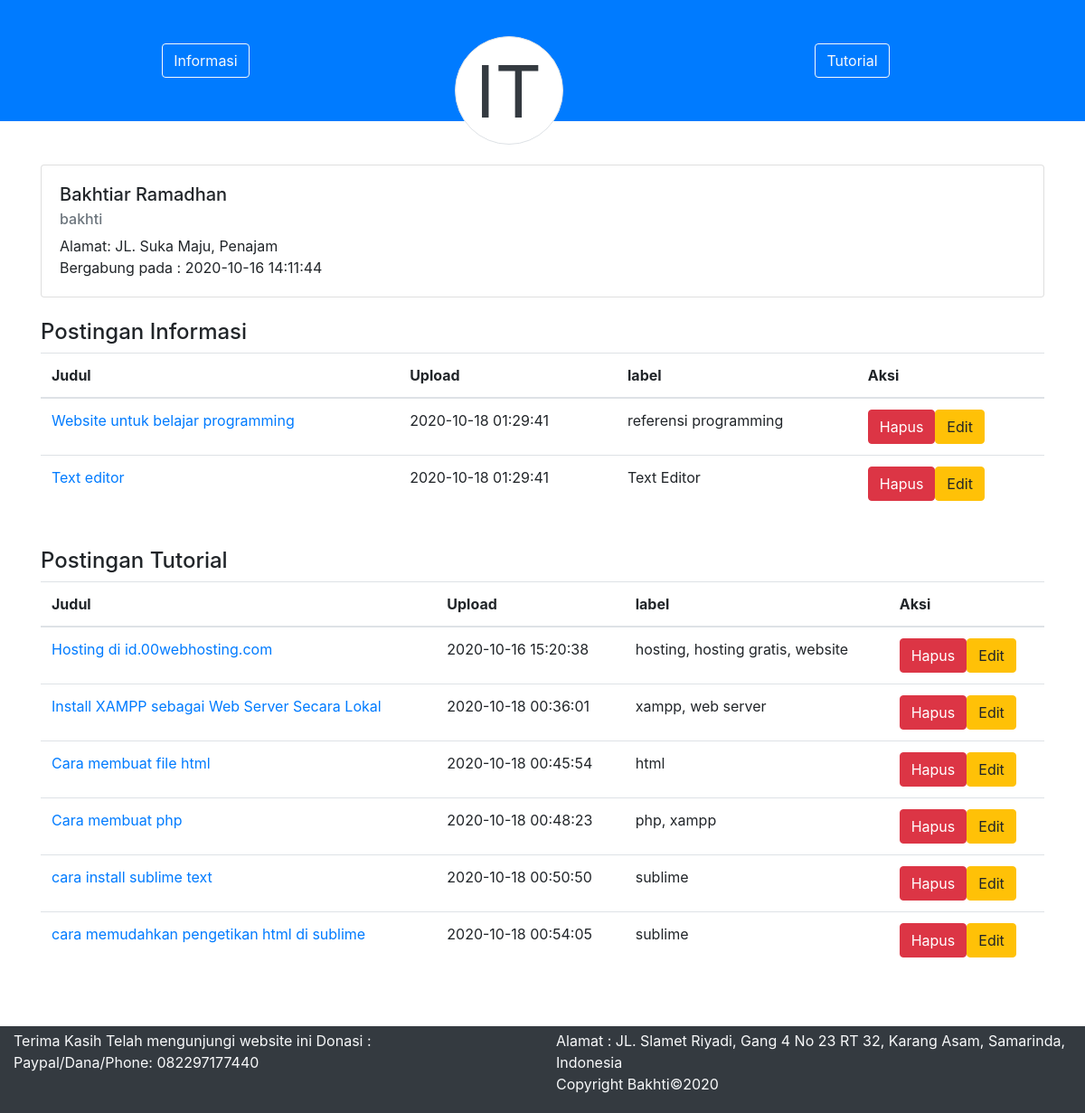
The app's page /profile.php (signed in) with its own data.
### tables this page shows
CREATE TABLE `user` (
  `id` int(10) NOT NULL,
  `username` varchar(50) NOT NULL,
  `password` varchar(150) NOT NULL,
  `fullname` text NOT NULL,
  `gender` varchar(1) NOT NULL,
  `address` text,
  `date` datetime NOT NULL DEFAULT CURRENT_TIMESTAMP
);

CREATE TABLE `info` (
  `id` int(11) NOT NULL,
  `title` text NOT NULL,
  `content` text NOT NULL,
  `tags` varchar(150) NOT NULL,
  `date` datetime NOT NULL DEFAULT CURRENT_TIMESTAMP,
  `creator` int(10) NOT NULL
);

CREATE TABLE `tutorial` (
  `id` int(11) NOT NULL,
  `title` varchar(50) NOT NULL,
  `content` text NOT NULL,
  `tags` varchar(150) NOT NULL,
  `date` datetime NOT NULL DEFAULT CURRENT_TIMESTAMP,
  `creator` int(10) NOT NULL
);

### config/fungsi.php (called while the page is built, shortened)
<?php
include 'koneksi.php';
function query ($query)
{
	global $conn;
	$sql = mysqli_query($conn,$query);
	if ($sql) {
		return $sql;
	}else{
		mysqli_error($conn);
	}
}
function read ($table, $field, $args="")
{
	$sql = "SELECT $field FROM $table ".$args;
	return query($sql);
}
 ?>

### profile.php (the view, shortened to what this page needs)
<?php
include 'config/fungsi.php';
$pengguna=read('user','*',"WHERE username='".$_SESSION['pengguna']."'");
$data=mysqli_fetch_assoc($pengguna);
?>
<!DOCTYPE html>
<html lang="en">
<head>
  <link rel="stylesheet" href="dist/css/bootstrap.css">
</head>
<body>
  <div class="bg-primary align-self-baseline" style="padding: 0; margin: 0;">
    <div class="row container-fluid justify-content-around" >
      <div class="col-4 text-center py-5">
        <a href="informasi.php" class="btn btn-outline-light">Informasi</a>
      </div>
      <div class="col-2 text-center float-left" style="top: calc(5vh);">
        <div class="border rounded-circle rounded-lg bg-white zindex-tooltip" style="width: 120px; height: 120px; font-size: 5em;">
          <a class="display-5 text-dark" data-toggle="collapse" data-target="#navbarToggleExternalContent" aria-controls="navbarToggleExternalContent" aria-expanded="false" aria-label="Toggle navigation">
            IT
          </a>
        </div>
      </div>
      <div class="col-4 text-center py-5">
        <a href="tutorial.php" class="btn btn-outline-light">Tutorial</a>
      </div>
    </div>
  </div>
  <div class="container-fluid">
    <div class="container py-5">
    	<div class="card">
    	  <div class="card-body">
    	    <h5 class="card-title"><?php echo $data['fullname']; ?></h5>
    	    <h6 class="card-subtitle mb-2 text-muted"><?php echo $data['username']; ?></h6>
    	    <p class="card-text">Alamat: <?php echo $data['address'] ?><br> Bergabung pada : <?php echo $data['date'] ?></p>
    	  </div>
    	</div><br>
    	<h4>Postingan Informasi</h4>
    	<table class="table">
    		<thead>
    			<th>Judul</th>
    			<th>Upload</th>
    			<th>label</th>
    			<th>Aksi</th>
    		</thead>
      <?php
      $query=read("info","*","WHERE creator=".$data['id']);
      while ($fetch=mysqli_fetch_assoc($query)) {
      ?>
      		<tr>
      			<td><a href="baca-info.php?id=<?php echo $fetch['id']; ?>"><?php echo $fetch['title']; ?></a></td>
      			<td><?php echo $fetch['date']; ?></td>
      			<td><?php echo $fetch['tags']; ?></td>
      			<td><a href="?hapusinfo=<?php echo $fetch['id']; ?>" class="btn btn-danger">Hapus</a><a href="update-info.php?id=<?php echo $fetch['id']; ?>" class="btn btn-warning">Edit</a></td>
      		</tr>
      <?php }
       ?>
    	</table>
    	<br>
    	<h4>Postingan Tutorial</h4>
    	<table class="table">
    		<thead>
    			<th>Judul</th>
    			<th>Upload</th>
    			<th>label</th>
    			<th>Aksi</th>
    		</thead>
      <?php
      $query=read("tutorial","*","WHERE creator=".$data['id']);
      while ($fetch=mysqli_fetch_assoc($query)) {
      ?>
      		<tr>
      			<td><a href="baca-tutor.php?id=<?php echo $fetch['id']; ?>"><?php echo $fetch['title']; ?></a></td>
      			<td><?php echo $fetch['date']; ?></td>
      			<td><?php echo $fetch['tags']; ?></td>
      			<td><a href="?hapustutor=<?php echo $fetch['id']; ?>" class="btn btn-danger">Hapus</a><a href="update-tutorial.php?id=<?php echo $fetch['id']; ?>" class="btn btn-warning">Edit</a></td>
      		</tr>
      <?php }
       ?>
    	</table>
    </div>
    <div class="row absolute-bottom bg-dark text-light py-1">
      <div class="col">
        <p>Terima Kasih Telah mengunjungi website ini
          Donasi :<br>
          Paypal/Dana/Phone: 082297177440
        </p>
      </div>
      <div class="col">
        <p>Alamat : JL. Slamet Riyadi, Gang 4 No 23 RT 32, Karang Asam, Samarinda, Indonesia <br>
        Copyright Bakhti&copy;2020</p>
      </div>
    </div>
  </div>
</body>
</html>

### records on screen
user: fullname "Bakhtiar Ramadhan", username "bakhti", address "JL. Suka Maju, Penajam", date "2020-10-16 14:11:44"
info: title "Website untuk belajar programming", date "2020-10-18 01:29:41", tags "referensi programming"
info: title "Text editor", date "2020-10-18 01:29:41", tags "Text Editor"
tutorial: title "Hosting di id.00webhosting.com", date "2020-10-16 15:20:38", tags "hosting, hosting gratis, website"
tutorial: title "Install XAMPP sebagai Web Server Secara Lokal", date "2020-10-18 00:36:01", tags "xampp, web server"
tutorial: title "Cara membuat file html", date "2020-10-18 00:45:54", tags "html"
tutorial: title "Cara membuat php", date "2020-10-18 00:48:23", tags "php, xampp"
tutorial: title "cara install sublime text", date "2020-10-18 00:50:50", tags "sublime"
tutorial: title "cara memudahkan pengetikan html di sublime", date "2020-10-18 00:54:05", tags "sublime"
